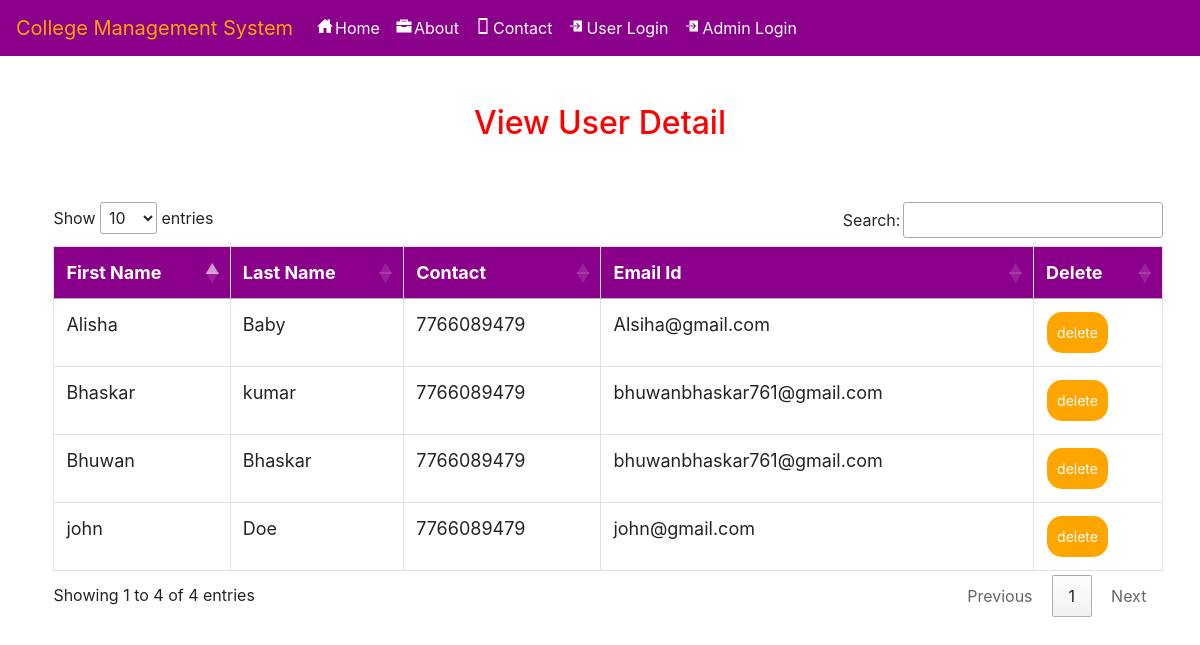
Page /userdetail on the committed database.
### college/models.py (models this page shows, shortened)
class Student(models.Model):
    status = models.ForeignKey(Status,on_delete=models.CASCADE,null=True)
    sign = models.ForeignKey(Signup, on_delete=models.CASCADE, null=True)
    course = models.ForeignKey(Course, on_delete=models.CASCADE, null=True)
    cat = models.ForeignKey(Category, on_delete=models.CASCADE, null=True)
    gen = models.CharField(max_length=10, null=True)
    add1 = models.CharField(max_length=30, null=True)
    add2 = models.CharField(max_length=30, null=True)
    f_name = models.CharField(max_length=30, null=True)
    m_name = models.CharField(max_length=30, null=True)
    nationality = models.CharField(max_length=30, null=True)
    birth = models.DateField(null=True)
    image = models.FileField(null=True)
    rem_date = models.DateField(null=True)
    rem = models.CharField(max_length=30,null=True)

class Signup(models.Model):
    user = models.ForeignKey(User, on_delete=models.CASCADE, null=True)
    mobile = models.CharField(max_length=10, null=True)

### college/views.py (the view)
# urls.py: path('userdetail',Userdetail,name="userdetail"),
def Userdetail(request):
    user = Student.objects.all()
    d ={'user':user}
    return render(request,'userdetail.html',d)

### college/templates/userdetail.html (shortened to what this page needs)
{% extends 'navigation.html' %}
{% load static %}
{% block body %}
<center><h2 style="color:red;margin-top:4%">View User Detail</h2></center>
<div  class="container-fluid">
    <center>
    <div class="container">
        <table class="table table-bordered" id="myTable">
  <thead>
  <tr>
    <th>First Name</th>
    <th>Last Name</th>
      <th>Contact</th>
    <th>Email Id</th>
    <th>Delete</th>
  </tr>
  </thead>
   <tbody>
    {% for i in user %}
  <tr>
    <td>{{i.sign.user.first_name}}</td>
    <td>{{i.sign.user.last_name}}</td>
      <td>{{i.sign.mobile}}</td>
      <td>{{i.sign.user.email}}</td>
    <td><a href="{% url 'delete_user' i.sign.user.id %}"><button class="button button1">delete</button></a></td>
  </tr>
    {% endfor %}
    </tbody>
</table>
 </div></center>
</div>
{% endblock %}

### college/templates/navigation.html (shortened to what this page needs)
<!DOCTYPE html>
<html lang="en">
<head>
    {% load static %}
  <link rel="stylesheet" href="https://maxcdn.bootstrapcdn.com/bootstrap/4.4.1/css/bootstrap.min.css">
  <link rel="stylesheet" href="https://maxcdn.bootstrapcdn.com/bootstrap/4.3.1/css/bootstrap.min.css">
  <link rel = stylesheet href = "//cdn.datatables.net/1.10.19/css/jquery.dataTables.min.css">
<link rel="stylesheet" href="https://cdnjs.cloudflare.com/ajax/libs/font-awesome/4.7.0/css/font-awesome.min.css">
</head>
<body style="background-color:white">
<nav class="navbar navbar-expand-sm" style="background-color:DarkMagenta">
  <a class="navbar-brand" href="#" style="color:orange">College Management System</a>
  <ul class="navbar-nav">
    {% if request.user.username %}
    {% if not request.user.is_staff %}
    <li class="nav-item">
      <a class="nav-link" href="{% url 'userhome'  %}" style="color:white"><ion-icon style="margin-right:2px" name="home-sharp"></ion-icon>Home</a>
    </li>
{% if stu %}
    <li class="nav-item">
      <a class="nav-link" href="{% url 'viewdetail' request.user.id %}" style="color:white"><ion-icon style="margin-right:2px" name="document-text-sharp"></ion-icon>Admission Form</a>
    </li>
{% else %}
    <li class="nav-item">
      <a class="nav-link" href="{% url 'admission' %}" style="color:white"><ion-icon style="margin-right:2px" name="document-text-sharp"></ion-icon>Admission Form</a>
    </li>
{% endif %}
    <li class="nav-item">
      <a class="nav-link" href="{% url 'upload_doc' %}" style="color:white"><ion-icon style="margin-right:2px" name="document-text-sharp"></ion-icon>Upload Document</a>
    </li>
    <li class="nav-item">
      <a class="nav-link" href="{% url 'change_password' %}" style="color:white"><ion-icon style="margin-right:2px" name="document-text-sharp"></ion-icon>Change Password</a>
    </li>
    {% endif %}
    {% else %}
    <li class="nav-item">
      <a class="nav-link" href="{% url 'home' %}" style="color:white"><ion-icon style="margin-right:2px" name="home-sharp"></ion-icon>Home</a>
    </li>
    <li class="nav-item">
      <a class="nav-link" href="{% url 'about' %}" style="color:white"><ion-icon style="margin-right:2px" name="briefcase-sharp"></ion-icon>About</a>
    </li>
    <li class="nav-item">
      <a class="nav-link" href="{% url 'contact' %}" style="color:white"><ion-icon style="margin-right:2px" name="phone-portrait-sharp"></ion-icon>Contact</a>
    </li>
    {% endif %}
    {% if request.user.is_authenticated %}
    <a class="nav-link" href="{% url 'logout' %}" style="color:white"><ion-icon style="margin-right:2px" name="power-sharp"></ion-icon>Logout</a>
    </li>
    <li class="nav-item">
      <h5  class="nav-link" style="color:red"><ion-icon style="margin-right:4px;color:white" name="person-circle-sharp"></ion-icon>Welcome {{request.user.username}}</h5>
    </li>
        {% else %}
    <li class="nav-item">
      <a class="nav-link" href="{% url 'login' %}" style="color:white;text-align:right"><ion-icon style="margin-right:2px" name="log-in-sharp"></ion-icon>User Login</a>
    </li>
      <li class="nav-item">
            <a class="nav-link" href="{% url 'loginadmin' %}" style="color:white;text-align:right"><ion-icon style="margin-right:2px" name="log-in-sharp"></ion-icon>Admin Login</a>
      </li>
    {% endif %}
    </ul>
</nav>
{% block body %}
{% endblock %}
</body></html>

### college/templates/navigation.html (style rules this page uses)
* { box-sizing: border-box; }
#myTable { border-collapse: collapse; width: 100%; border: 1px solid #ddd; font-size: 18px; }
#myTable th { text-align: left; padding: 12px; background-color: DarkMagenta; color: white; }
#myTable td { text-align: left; padding: 12px; background-color: white; }
#myTable tr { border-bottom: 1px solid #ddd; }
.button { background-color: orange; border: none; color: white; padding: 10px; text-align: center; text-decoration: none; display: inline-block; font-size: 14px; margin: 1px 1px; cursor: pointer; }
.button1 { border-radius: 15px; }

### college/templates/userdetail.html (style rules this page uses)
.container { border-radius:6px; margin:2%; }
.container-fluid { margin-top:5%; }

### rows in the picture
Student: sign.user.first_name "Bhuwan", sign.user.last_name "Bhaskar", sign.mobile "7766089479", sign.user.email "bhuwanbhaskar761@gmail.com"
Student: sign.user.first_name "john", sign.user.last_name "Doe", sign.mobile "7766089479", sign.user.email "john@gmail.com"
Student: sign.user.first_name "Bhaskar", sign.user.last_name "kumar", sign.mobile "7766089479", sign.user.email "bhuwanbhaskar761@gmail.com"
Student: sign.user.first_name "Alisha", sign.user.last_name "Baby", sign.mobile "7766089479", sign.user.email "Alsiha@gmail.com"
